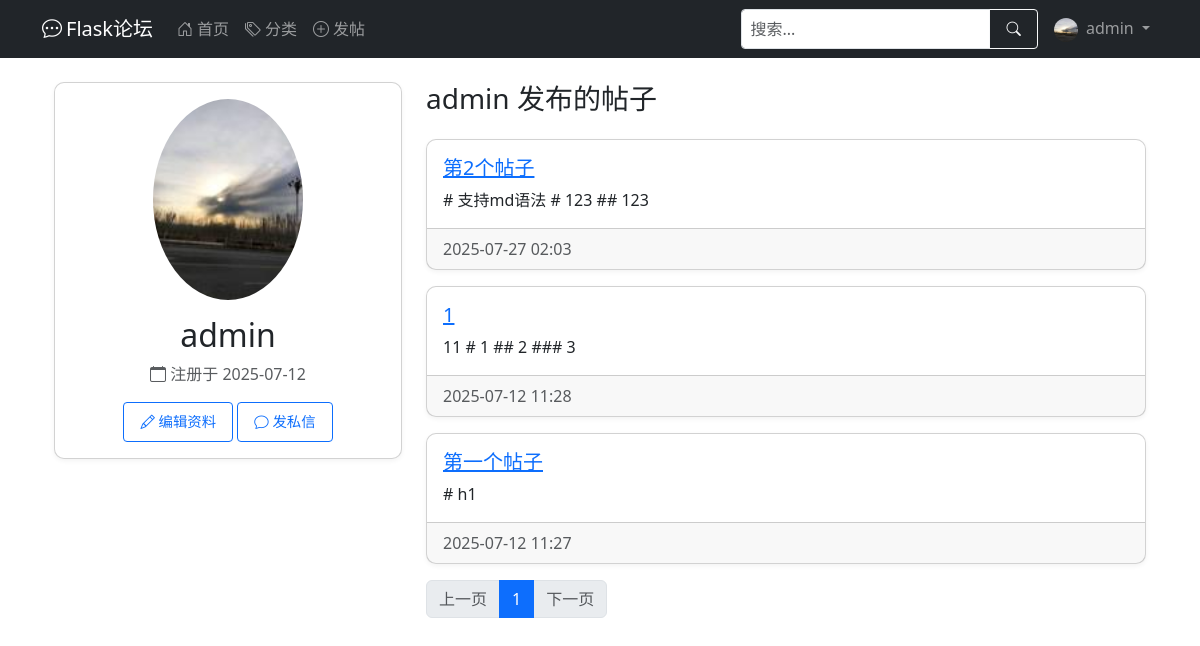
The page /user/admin (signed in) on the database as committed earlier.
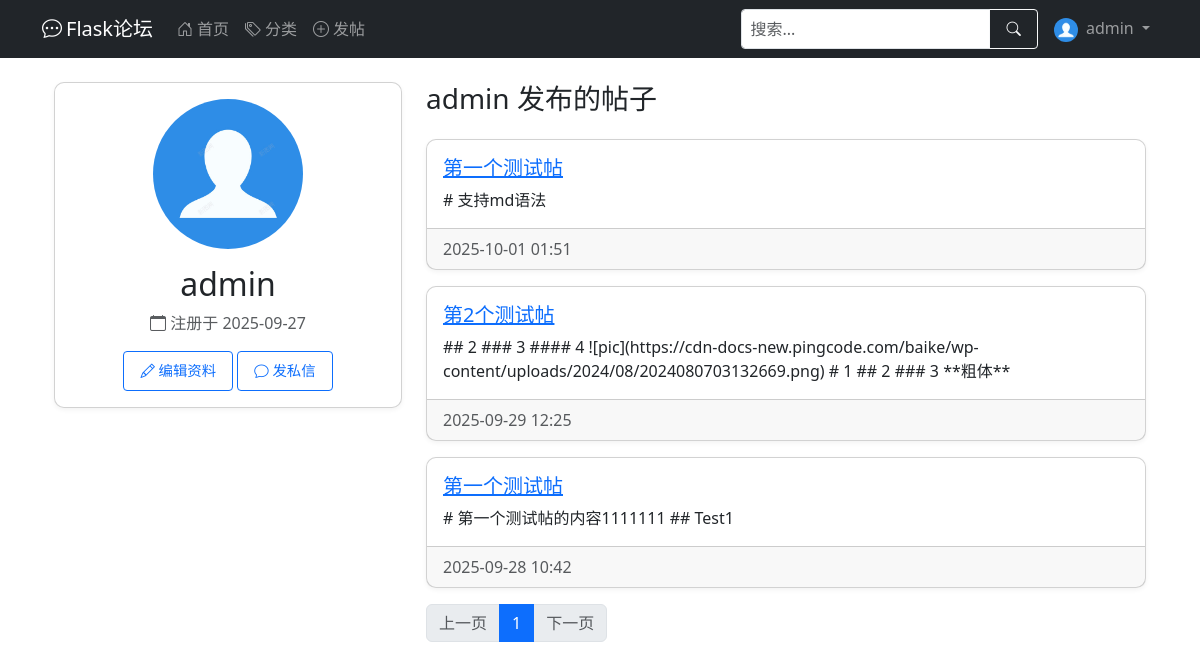
The same page on the database as committed later.
### app/models.py (models this page shows, shortened)
class User(UserMixin, db.Model):
    __tablename__ = 'user'
    id = db.Column(db.Integer, primary_key=True)
    username = db.Column(db.String(64), index=True, unique=True, nullable=False)
    email = db.Column(db.String(120), index=True, unique=True, nullable=False)
    password_hash = db.Column(db.String(128), nullable=False)
    created_at = db.Column(db.DateTime, default=datetime.utcnow)
    last_seen = db.Column(db.DateTime, default=datetime.utcnow)
    about_me = db.Column(db.Text)
    avatar = db.Column(db.String(120), default='default.jpg')  # 头像
    permissions = db.Column(db.Integer, default=Permissions.USER)
    posts = db.relationship('Post', backref='author', lazy='dynamic')  # 在Post处能查到作者，用法：Post.author
    def avatar_url(self):
        return url_for('static', filename=f'profile_pics/{self.avatar}', _external=True)

class Post(db.Model):
    __tablename__ = 'post'
    id = db.Column(db.Integer, primary_key=True)
    title = db.Column(db.String(100), nullable=False)
    content = db.Column(db.Text, nullable=False)
    created_at = db.Column(db.DateTime, default=datetime.utcnow)
    last_updated = db.Column(db.DateTime, default=datetime.utcnow, onupdate=datetime.utcnow)
    views = db.Column(db.Integer, default=0)  # 浏览量
    user_id = db.Column(db.Integer, db.ForeignKey('user.id'), nullable=False)  # 对应user.id
    category_id = db.Column(db.Integer, db.ForeignKey('category.id'))  # 对应category.id
    comments = db.relationship('Comment', backref='post', lazy='select')  # post.comment查到所有评论
    _comment_count = db.Column('comment_count', db.Integer, default=0)
    @property
    def comment_count(self):
        return self._comment_count
    @comment_count.setter
    def comment_count(self, value):
        self._comment_count = value

### app/routes.py (the view)
@main.route('/user/<username>')
def user_profile(username):
    user = User.query.filter_by(username=username).first_or_404()
    page = request.args.get('page', 1, type=int)
    per_page = current_app.config.get('POSTS_PER_PAGE', 10)
    query_ = base_posts_query().filter(Post.user_id == user.id)
    query1 = query_.order_by(Post.created_at.desc())
    pagination = query1.paginate(page=page, per_page=per_page)
    posts = create_posts_with_comment_count(pagination)
    return render_template('user_profile.html', user=user, posts=posts)

### app/models.py (called while the page is built)
@login_manager.user_loader
def load_user(user_id):
    return User.query.get(int(user_id))

### app/utils.py (called while the page is built)
def create_posts_with_comment_count(pagination, category=None):
    posts = []
    for post, comment_count_val in pagination.items:
        new_post = Post(
            id=post.id,
            title=post.title,
            content=post.content,
            created_at=post.created_at,
            last_updated=post.last_updated,
            views=post.views,
            user_id=post.user_id,
            category_id=post.category_id,
            _comment_count=comment_count_val,
            author=post.author
        )
        new_post.category = category or post.category
        posts.append(new_post)
    return CustomPagination(
        items=posts,
        page=pagination.page,
        per_page=pagination.per_page,
        total=pagination.total
    )

### app/templates/user_profile.html (shortened to what this page needs)
{% extends "base.html" %}
{% import "_pagination.html" as pagination %}
{% block content %}
<div class="container mt-4">
    <div class="row">
        <div class="col-md-4">
            <div class="card">
                <div class="card-body text-center">
                    <img src="{{ user.avatar_url() }}"
                         class="rounded-circle mb-3" width="150" alt="头像">
                    <h2>{{ user.username }}</h2>
                    <p class="text-muted">
                        <i class="bi bi-calendar"></i> 注册于 {{ user.created_at.strftime('%Y-%m-%d') }}
                    </p>
                    {% if current_user == user %}
                    <a href="{{ url_for('main.edit_profile') }}"
                       class="btn btn-outline-primary btn-sm">
                        <i class="bi bi-pencil"></i> 编辑资料
                    </a>
                    {% endif %}
                    <a href="{{ url_for('main.chat',user_id=user.id) }}" class="btn btn-outline-primary btn-sm">
                        <i class="bi bi-chat"></i> 发私信
                    </a>
                </div>
            </div>
        </div>
        <div class="col-md-8">
            <h3 class="mb-4">{{ user.username }} 发布的帖子</h3>
            {% if posts.items %}
            {% for post in posts.items %}
            <div class="card mb-3">
                <div class="card-body">
                    <h5 class="card-title">
                        <a href="{{ url_for('main.post_detail', post_id=post.id) }}">
                            {{ post.title }}
                        </a>
                    </h5>
                    <p class="card-text">{{ post.content | truncate(200) }}</p>
                </div>
                <div class="card-footer text-muted">
                    {{ post.created_at.strftime('%Y-%m-%d %H:%M') }}
                </div>
            </div>
            {% endfor %}
            <nav aria-label="Page navigation">
                <ul class="pagination">
                    <li class="page-item {% if not posts.has_prev %}disabled{% endif %}">
                        <a class="page-link"
                           href="{{ url_for('main.user_profile', username=user.username, page=posts.prev_num) }}">
                            上一页
                        </a>
                    </li>
                    {% for page_num in posts.iter_pages(left_edge=1, right_edge=1, left_current=2, right_current=3) %}
                    {% if page_num %}
                    <li class="page-item {% if page_num == posts.page %}active{% endif %}">
                        <a class="page-link"
                           href="{{ url_for('main.user_profile', username=user.username, page=page_num) }}">
                            {{ page_num }}
                        </a>
                    </li>
                    {% else %}
                    <li class="page-item disabled"><span class="page-link">...</span></li>
                    {% endif %}
                    {% endfor %}
                    <li class="page-item {% if not posts.has_next %}disabled{% endif %}">
                        <a class="page-link"
                           href="{{ url_for('main.user_profile', username=user.username, page=posts.next_num) }}">
                            下一页
                        </a>
                    </li>
                </ul>
            </nav>
            {% else %}
            <div class="alert alert-info">
                该用户还没有发布过任何帖子
            </div>
            {% endif %}
        </div>
    </div>
</div>
{% endblock %}

### app/templates/base.html (shortened to what this page needs)
<!DOCTYPE html>
<html lang="zh" data-bs-theme="auto">
<head>
    <link href="/static/css/bootstrap.min.css" rel="stylesheet">
    <link rel="stylesheet" href="/static/css/bootstrap-icons.css">
</head>
<body>
<nav class="navbar navbar-expand-lg navbar-dark bg-dark desktop-nav">
    <div class="container">
        <a class="navbar-brand" href="{{ url_for('main.index') }}">
            <i class="bi bi-chat-dots me-1"></i>Flask论坛
        </a>
        <div class="collapse navbar-collapse" id="mainNavbar">
            <ul class="navbar-nav me-auto">
                <li class="nav-item">
                    <a class="nav-link" href="{{ url_for('main.index') }}">
                        <i class="bi bi-house-door me-1"></i>首页
                    </a>
                </li>
                <li class="nav-item">
                    <a class="nav-link" href="{{ url_for('main.list_categories') }}">
                        <i class="bi bi-tags me-1"></i>分类
                    </a>
                </li>
                <li class="nav-item">
                    <a class="nav-link" href="{{ url_for('main.create_post') }}">
                        <i class="bi bi-plus-circle me-1"></i>发帖
                    </a>
                </li>
            </ul>
            <form class="d-flex me-2 my-2 my-lg-0" action="{{ url_for('main.index') }}" method="get">
                <div class="input-group">
                    <input type="search" name="q" class="form-control form-control-sm" placeholder="搜索..."
                           aria-label="搜索" value="{{ request.args.get('q', '') }}">
                    <button class="btn btn-outline-light btn-sm" type="submit">
                        <i class="bi bi-search"></i>
                    </button>
                </div>
            </form>
            <ul class="navbar-nav">
                {% if current_user.is_authenticated %}
                <li class="nav-item dropdown">
                    <a class="nav-link dropdown-toggle" href="#" id="userDropdown" role="button"
                       data-bs-toggle="dropdown" aria-expanded="false">
                        <img src="{{ current_user.avatar_url() }}" class="rounded-circle me-1" width="24" height="24"
                             alt="头像">
                        {{ current_user.username }}
                    </a>
                </li>
                {% endif %}
            </ul>
        </div>
    </div>
</nav>
<main class="container mt-3 mb-5">
    {% block content %}{% endblock %}
</main>
</body>
</html>

Rows that differ between the two databases and show on the page:
removed Post: title "第2个帖子", content "# 支持md语法 # 123 ## 123", created_at "2025-07-27 02:03"
removed Post: title "1", content "11 # 1 ## 2 ### 3", created_at "2025-07-12 11:28"
changed User "admin": avatar_url: picture removed, a placeholder shows; created_at "2025-07-12" → "2025-09-27"
now on this page (row edited): Post: title "第一个测试帖", content "# 支持md语法", created_at "2025-10-01 01:51"
added Post: title "第2个测试帖", content "## 2 ### 3 #### 4 ![pic](https://cdn-docs-new.pingcode.com/baike/wp-content/uploads/2024/08/2024080703132669.png) # 1 ## 2 ### 3 **粗体**", created_at "2025-09-29 12:25"
changed Post: title "第一个帖子" → "第一个测试帖"; content "# h1" → "# 第一个测试帖的内容1111111 ## Test1"; created_at "2025-07-12 11:27" → "2025-09-28 10:42"
